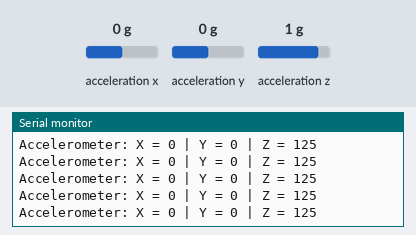
A sketch run on a simulated Arduino Uno, built with avr-gcc and run on an emulated ATmega328P. On the bench: the last lines printed to the serial monitor. Wiring (inferred from the names in the program): MPU-6050 motion sensor at I2C address 0x68. Inputs (shaded band) come from the test bench; at power-on: acceleration x 0 g, acceleration y 0 g, acceleration z 1 g.

Above: at 1.2 s.
1.3 s: acceleration x set to -1.4 g
At 1.33 s:
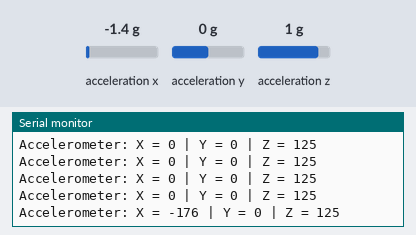
4.3 s: acceleration y set to -1.4 g
At 4.38 s:
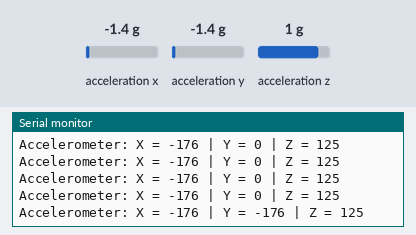
5.8 s: acceleration z set to -1.4 g
At 5.81 s:
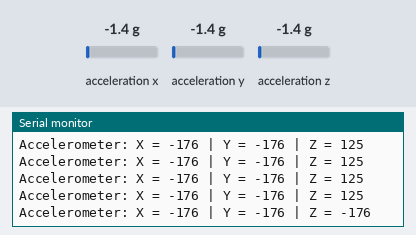
7.3 s: acceleration x set to 0 g
At 7.33 s:
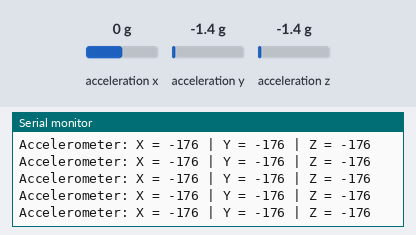

Measured:
- after the input at 1.3 s, the serial monitor: prints a new line at once (image 1)
- after the input at 4.3 s, the serial monitor: prints a new line after 0.08 s (image 2)
- after the input at 5.8 s, the serial monitor: prints a new line at once (image 3)

The sketch:

MPU6050_Testing.ino
```cpp
#include <Wire.h>

const int MPU_addr = 0x68; // I2C address of the MPU-6050

void setup() {
  Wire.begin(); // Initialize the I2C library
  Serial.begin(9600); // Initialize serial communication at 9600 bps
  // Wake up the MPU-6050
  Wire.beginTransmission(MPU_addr);
  Wire.write(0x6B); // PWR_MGMT_1 register
  Wire.write(0); // Set to zero (wakes up the MPU-6050)
  Wire.endTransmission(true);
}

void loop() {
  // Read raw accelerometer data
  int16_t AcX, AcY, AcZ;
  Wire.beginTransmission(MPU_addr);
  Wire.write(0x3B); // Starting register address for accelerometer data
  Wire.endTransmission(false);
  Wire.requestFrom(MPU_addr, 6, true); // Request 6 bytes of data

  // Read accelerometer data
  AcX = Wire.read() << 8 | Wire.read();
  AcY = Wire.read() << 8 | Wire.read();
  AcZ = Wire.read() << 8 | Wire.read();

  // Map accelerometer values to range -250 to 250
  int mappedAcX = map(AcX, -32768, 32767, -250, 250);
  int mappedAcY = map(AcY, -32768, 32767, -250, 250);
  int mappedAcZ = map(AcZ, -32768, 32767, -250, 250);

  // Print the values
  Serial.print("Accelerometer: X = ");
  Serial.print(mappedAcX);
  Serial.print(" | Y = ");
  Serial.print(mappedAcY);
  Serial.print(" | Z = ");
  Serial.println(mappedAcZ);

  delay(100); // Delay for 100 milliseconds (0.1 seconds)
}
```
